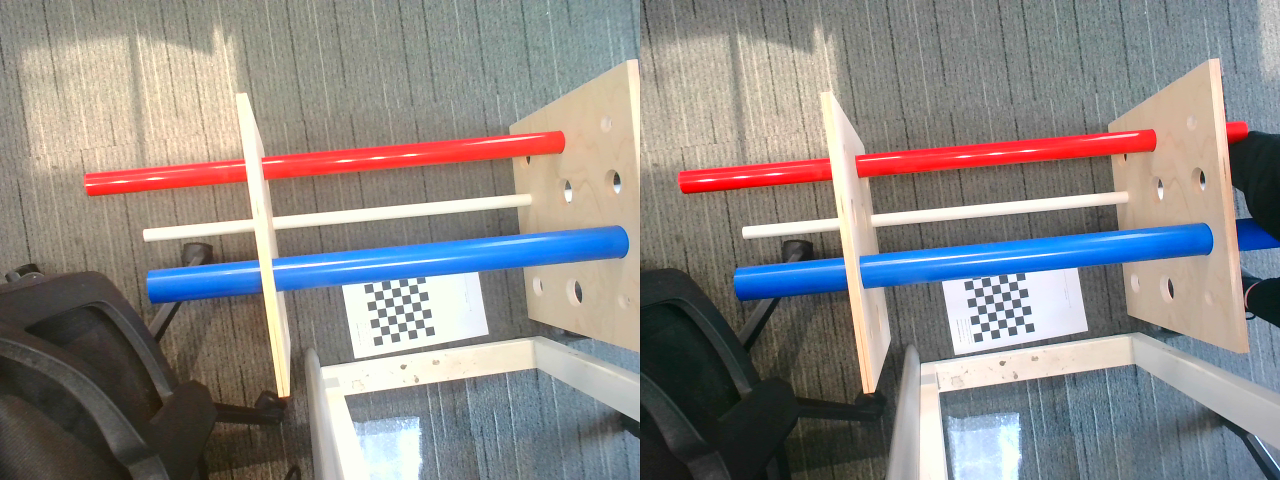
#> input picture test_data/real_hardware_archive/2026-09-field-test/camera_probe/req_1280x480_act_1280x480.png, 1280 x 480 px, given in place of the camera
$ python main.py   (older library calls are emulated)
#> lines starting #> are read from the running program, lines starting #| are printed output that depends on the picture
import cv2
import numpy as np
import time
import math

# 左相机内参
left_camera_matrix = np.array([[416.841180253704, 0.0, 338.485167779639],
                                         [0., 416.465934495134, 230.419201769346],
                                         [0., 0., 1.]])

# 左相机畸变系数:[k1, k2, p1, p2, k3]
left_distortion = np.array([[-0.0170280933781798, 0.0643596519467521, -0.00161785356900972, -0.00330684695473645, 0]])

# 右相机内参
right_camera_matrix = np.array([[417.765094485395, 0.0, 315.061245379892],
                                          [0., 417.845058291483, 238.181766936442],
                                            [0., 0., 1.]])
# 右相机畸变系数:[k1, k2, p1, p2, k3]
right_distortion = np.array([[-0.0394089328586398, 0.131112076868352, -0.00133793245429668, -0.00188957913931929, 0]])

# 旋转矩阵
R = np.array([[0.999962872853149, 0.00187779299260463, -0.00840992323112715],
                           [ -0.0018408858041373, 0.999988651353238, 0.00439412154902114],
                           [ 0.00841807904053251, -0.00437847669953504, 0.999954981430194]])

# 平移向量
T = np.array([[-120.326603502087], [0.199732192805711], [-0.203594457929446]])

# 图像尺寸
size = (640, 480)

# 立体校正
R1, R2, P1, P2, Q, validPixROI1, validPixROI2 = cv2.stereoRectify(left_camera_matrix, left_distortion,
                                                                  right_camera_matrix, right_distortion, size, R, T)

# 校正查找映射表
left_map1, left_map2 = cv2.initUndistortRectifyMap(left_camera_matrix, left_distortion, R1, P1, size, cv2.CV_16SC2)
right_map1, right_map2 = cv2.initUndistortRectifyMap(right_camera_matrix, right_distortion, R2, P2, size, cv2.CV_16SC2)

# 初始化视频捕获
capture = cv2.VideoCapture(1)
WIN_NAME = 'Deep disp'
cv2.namedWindow(WIN_NAME, cv2.WINDOW_AUTOSIZE)
imageWidth = 640
imageHeight = 480
print("Setting camera resolution to:", imageWidth * 2, "x", imageHeight)
capture.set(cv2.CAP_PROP_FRAME_WIDTH, imageWidth * 2)
capture.set(cv2.CAP_PROP_FRAME_HEIGHT, imageHeight)

actual_width = capture.get(cv2.CAP_PROP_FRAME_WIDTH)
actual_height = capture.get(cv2.CAP_PROP_FRAME_HEIGHT)
print("Actual resolution set:", actual_width, "x", actual_height)

if not capture.isOpened():
    print("Error: Could not open video capture.")
    exit()

while True:
    t1 = time.time()
    ret, frame = capture.read()
#> frame is the input picture: shape (480, 1280, 3); mean B, G, R 133.5, 135.3, 139.2
    if not ret:
        print("Captured no image")
        continue
    frame1 = frame[0:480, 0:640]
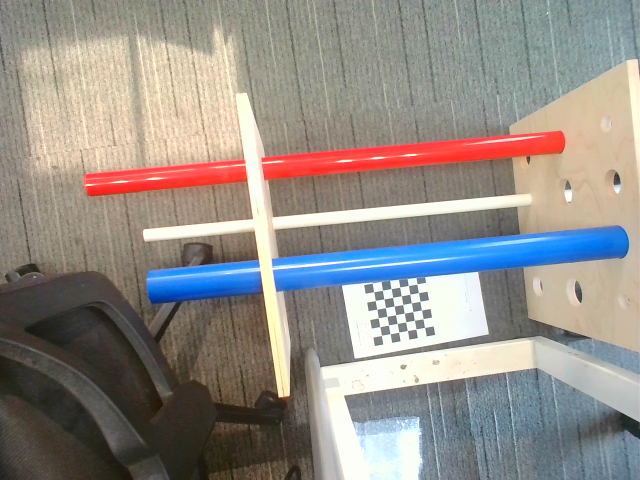
#> frame1: shape (480, 640, 3); mean B, G, R 136.1, 141.7, 147.3
    frame2 = frame[0:640, 640:1280]
    imgL = cv2.cvtColor(frame1, cv2.COLOR_BGR2GRAY)
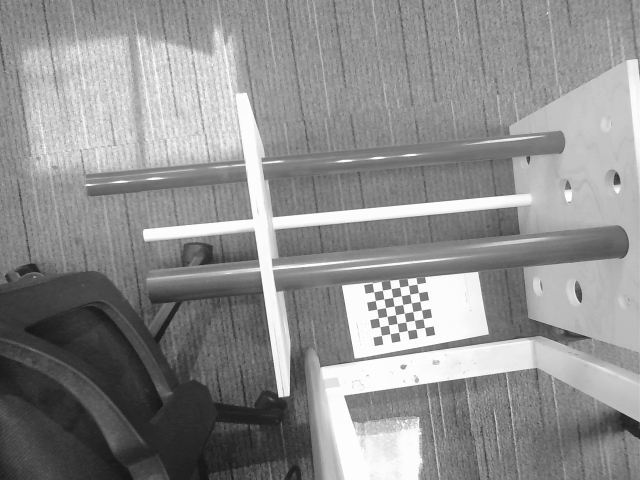
#> imgL: shape (480, 640); min 21, max 254, mean 142.7
    imgR = cv2.cvtColor(frame2, cv2.COLOR_BGR2GRAY)
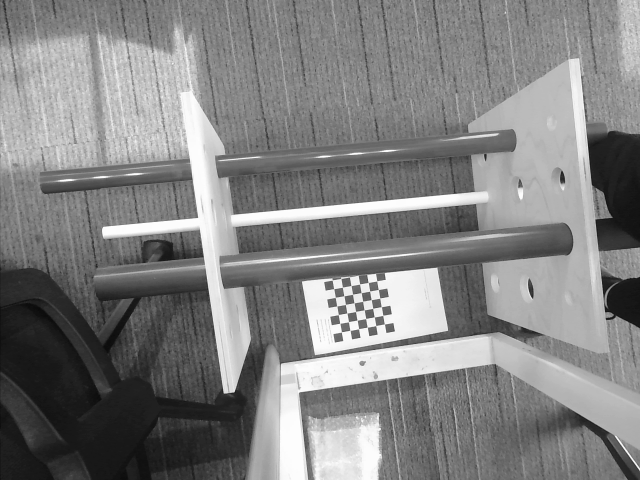
#> imgR: shape (480, 640); min 10, max 254, mean 129.7

    img1_rectified = cv2.remap(imgL, left_map1, left_map2, cv2.INTER_LINEAR)
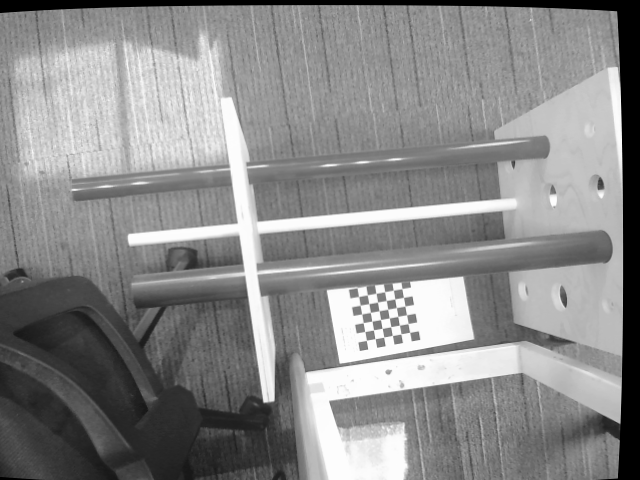
#> img1_rectified: shape (480, 640); min 0, max 254, mean 137.5
    img2_rectified = cv2.remap(imgR, right_map1, right_map2, cv2.INTER_LINEAR)
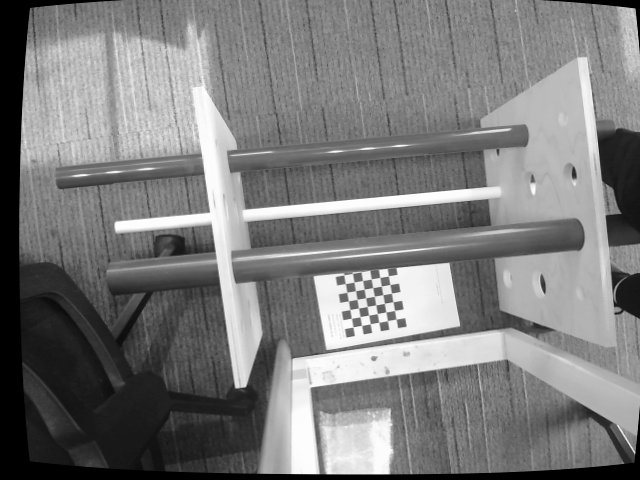
#> img2_rectified: shape (480, 640); min 0, max 254, mean 123.4

    imageL = cv2.cvtColor(img1_rectified, cv2.COLOR_GRAY2BGR)
    imageR = cv2.cvtColor(img2_rectified, cv2.COLOR_GRAY2BGR)

    blockSize = 8
    img_channels = 3
    stereo = cv2.StereoSGBM_create(minDisparity=1,
                                   numDisparities=64,
                                   blockSize=blockSize,
                                   P1=8 * img_channels * blockSize * blockSize,
                                   P2=32 * img_channels * blockSize * blockSize,
                                   disp12MaxDiff=-1,
                                   preFilterCap=140,
                                   uniquenessRatio=1,
                                   speckleWindowSize=100,
                                   speckleRange=100,
                                   mode=cv2.STEREO_SGBM_MODE_HH)
    # 计算视差
    disparity = stereo.compute(img1_rectified, img2_rectified)
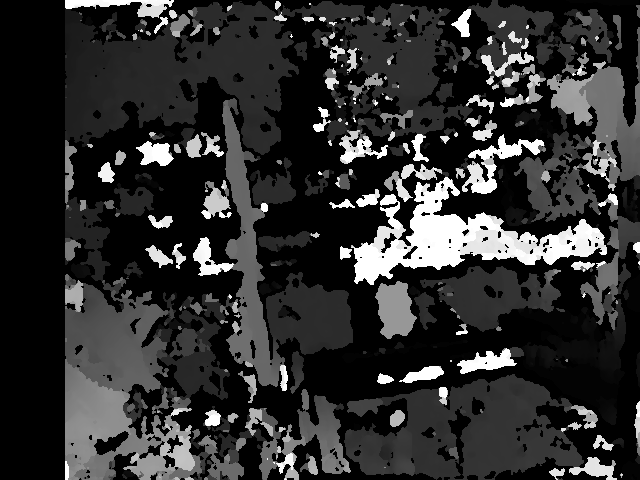
#> disparity: shape (480, 640) int16; min 0, max 1024, mean 193.2; drawn with min black and max white

    # 归一化函数算法，生成深度图（灰度图）
    disp = cv2.normalize(disparity, disparity, alpha=0, beta=255, norm_type=cv2.NORM_MINMAX, dtype=cv2.CV_8U)

    # 生成深度图（颜色图）
    dis_color = cv2.applyColorMap(cv2.convertScaleAbs(disparity, alpha=255/16), cv2.COLORMAP_JET)
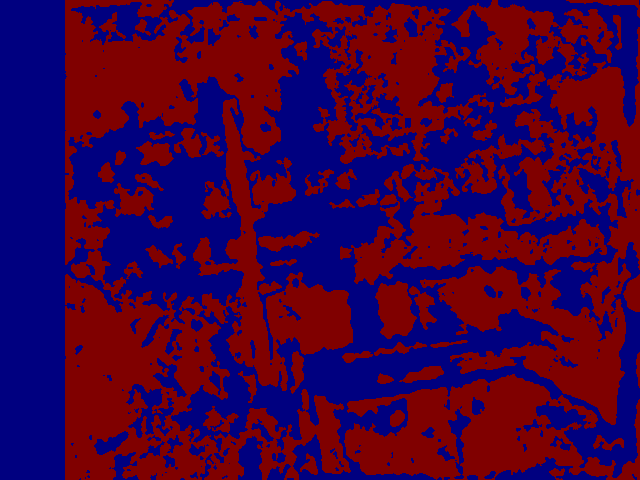
#> dis_color: shape (480, 640, 3); mean B, G, R 62.8, 0, 65.2

    threeD = cv2.reprojectImageTo3D(disparity, Q, handleMissingValues=True)
#> threeD: shape (480, 640, 3) float32; 32.72% of the values are NaN or infinite; the others: min -1955.3, max 10000, mean 2541.9
    threeD = threeD * 16
#> threeD: shape (480, 640, 3) float32; 32.72% of the values are NaN or infinite; the others: min -31284.6, max 160000, mean 40670.4

    cv2.imshow("depth", dis_color)

    cv2.imshow("left", imageL)
    cv2.imshow("right", imageR)
    cv2.imshow(WIN_NAME, disp)
    if cv2.waitKey(1) & 0xff == ord('q'):
#> (key q is pressed here)
        break

capture.release()
cv2.destroyAllWindows()
